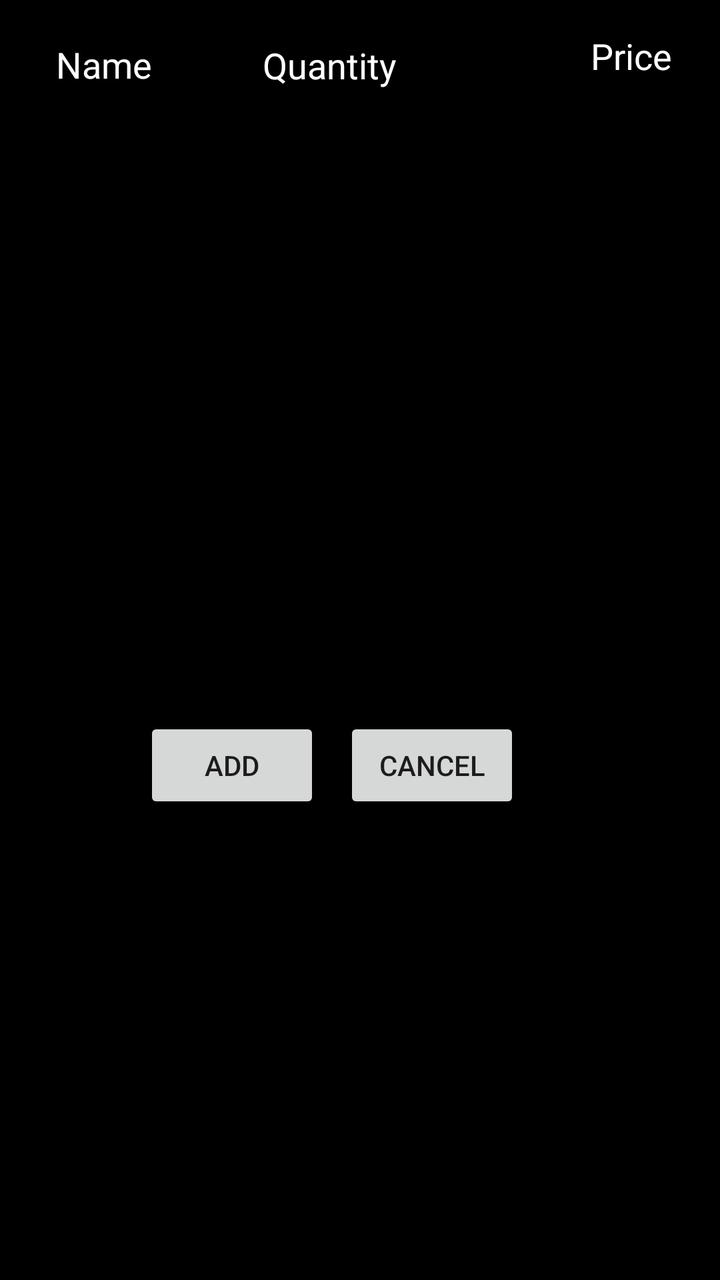
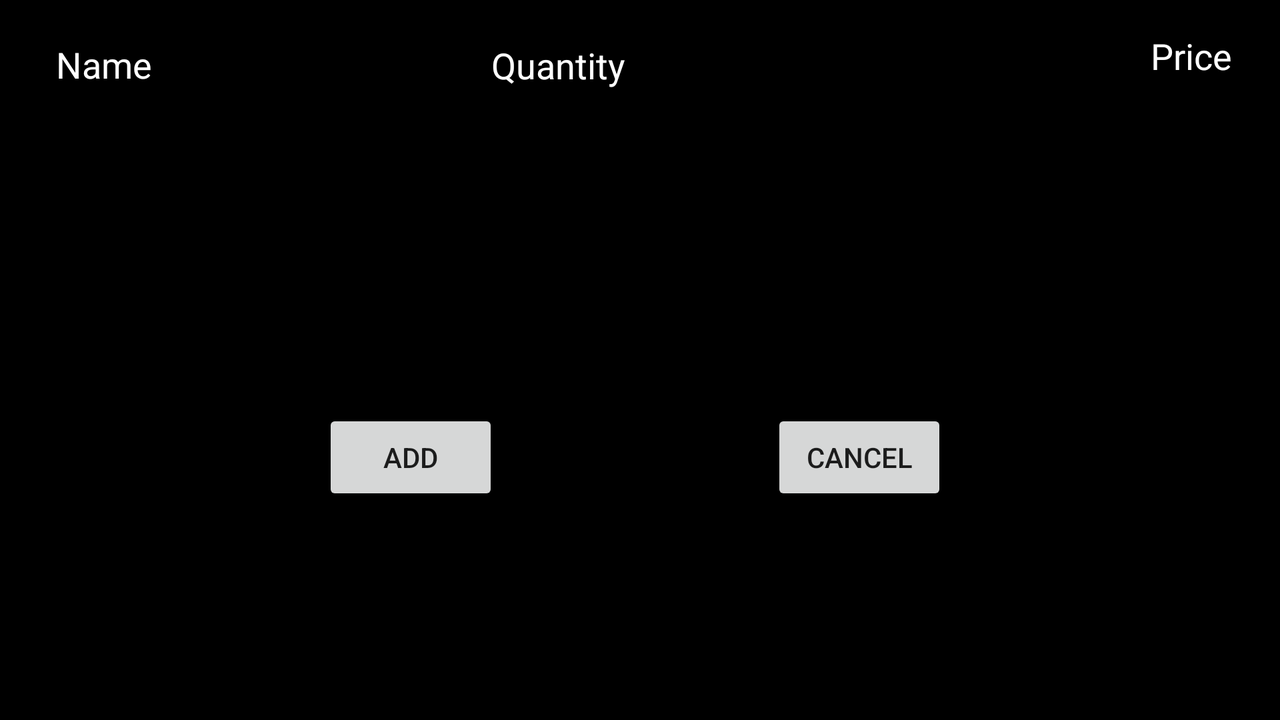

One screen, two layout resources from the same app: the default and the author's alternative for another configuration. Each is rendered where Android would select it; the XML of both is given below.
<!-- AndroidManifest.xml: application theme Theme.ShopingList1 -->
<!-- res/layout/add_range_dialog.xml -->
<?xml version="1.0" encoding="utf-8"?>
<androidx.constraintlayout.widget.ConstraintLayout xmlns:android="http://schemas.android.com/apk/res/android"
    xmlns:app="http://schemas.android.com/apk/res-auto"
    xmlns:tools="http://schemas.android.com/tools"
    android:layout_width="match_parent"
    android:layout_height="180dp"
    android:layout_marginBottom="10dp"
    android:layout_gravity="center"
    android:background="@color/black">




    <EditText
        android:id="@+id/textView"
        android:layout_width="wrap_content"
        android:layout_height="wrap_content"
        android:layout_marginStart="24dp"
        android:layout_marginTop="10dp"
        android:textColor="@color/white"
        android:textColorHint="@color/white"
        android:hint="Name"
        app:layout_constraintStart_toStartOf="parent"
        app:layout_constraintTop_toTopOf="parent" />

    <EditText
        android:id="@+id/textView2"
        android:layout_width="wrap_content"
        android:layout_height="wrap_content"
        android:layout_marginTop="10dp"
        android:layout_marginEnd="20dp"
        android:layout_marginBottom="10dp"
        android:hint="Price"
        android:textColor="@color/white"
        android:textColorHint="@color/white"
        app:layout_constraintBottom_toBottomOf="@+id/textView"
        app:layout_constraintEnd_toEndOf="parent"
        app:layout_constraintTop_toTopOf="parent"
        app:layout_constraintVertical_bias="0.454" />

    <EditText
        android:id="@+id/editTextStart"
        android:layout_width="100dp"
        android:layout_height="42dp"
        android:layout_marginStart="10dp"
        android:layout_marginTop="10dp"
        android:layout_marginEnd="10dp"
        android:layout_marginBottom="10dp"
        android:ems="10"
        android:inputType="number"
        android:maxLength="10"
        android:hint="Quantity"
        android:textColor="@color/white"
        android:textColorHint="@color/white"
        app:layout_constraintBottom_toBottomOf="@+id/textView"
        app:layout_constraintEnd_toStartOf="@+id/textView2"
        app:layout_constraintHorizontal_bias="0.408"
        app:layout_constraintStart_toEndOf="@+id/textView"
        app:layout_constraintTop_toTopOf="parent"
        app:layout_constraintVertical_bias="0.0" />

    <Button
        android:id="@+id/addButton"
        android:layout_width="wrap_content"
        android:layout_height="wrap_content"
        android:layout_marginStart="60dp"
        android:text="Add"
        app:layout_constraintBottom_toBottomOf="parent"
        app:layout_constraintEnd_toStartOf="@+id/cancelButton"
        app:layout_constraintStart_toStartOf="parent"
        app:layout_constraintTop_toTopOf="parent"
        app:layout_constraintVertical_bias="0.606" />

    <Button
        android:id="@+id/cancelButton"
        android:layout_width="wrap_content"
        android:layout_height="wrap_content"
        android:layout_marginEnd="100dp"
        android:text="Cancel"
        app:layout_constraintBottom_toBottomOf="parent"
        app:layout_constraintEnd_toEndOf="parent"
        app:layout_constraintTop_toTopOf="parent"
        app:layout_constraintVertical_bias="0.606" />


</androidx.constraintlayout.widget.ConstraintLayout>
<!-- resources referenced by this layout -->
<resources>
  <color name="black">#FF000000</color>
  <color name="white">#FFFFFFFF</color>
  <style name="Theme.ShopingList1" parent="Theme.AppCompat.Light.NoActionBar">
          
          <item name="colorPrimary">@color/purple_500</item>
          <item name="colorPrimaryVariant">@color/purple_700</item>
          <item name="colorOnPrimary">@color/white</item>
          
          <item name="colorSecondary">@color/teal_200</item>
          <item name="colorSecondaryVariant">@color/teal_700</item>
          <item name="colorOnSecondary">@color/black</item>
          
          <item name="android:statusBarColor" tools:targetApi="l">?attr/colorPrimaryVariant</item>
          
      </style>
  <color name="purple_500">#296D98</color>
  <color name="purple_700">#296D98</color>
  <color name="teal_200">#FF03DAC5</color>
  <color name="teal_700">#FF018786</color>
</resources>
<!-- res/layout-land/add_range_dialog.xml (the author's variant of the layout above) -->
<!-- drawn on the phone turned sideways -->
<?xml version="1.0" encoding="utf-8"?>
<androidx.constraintlayout.widget.ConstraintLayout xmlns:android="http://schemas.android.com/apk/res/android"
    xmlns:app="http://schemas.android.com/apk/res-auto"
    xmlns:tools="http://schemas.android.com/tools"
    android:layout_width="match_parent"
    android:layout_height="140dp"
    android:layout_marginBottom="0dp"
    android:layout_marginTop="0dp"
    android:layout_gravity="center"
    android:background="@color/black">


    <EditText
        android:id="@+id/textView"
        android:layout_width="wrap_content"
        android:layout_height="wrap_content"
        android:layout_marginStart="24dp"
        android:layout_marginTop="10dp"
        android:textColor="@color/white"
        android:textColorHint="@color/white"
        android:hint="Name"
        app:layout_constraintStart_toStartOf="parent"
        app:layout_constraintTop_toTopOf="parent" />

    <EditText
        android:id="@+id/textView2"
        android:layout_width="wrap_content"
        android:layout_height="wrap_content"
        android:layout_marginTop="10dp"
        android:layout_marginEnd="20dp"
        android:layout_marginBottom="10dp"
        android:hint="Price"
        android:inputType="number"
        android:textColor="@color/white"
        android:textColorHint="@color/white"
        app:layout_constraintBottom_toBottomOf="@+id/textView"
        app:layout_constraintEnd_toEndOf="parent"
        app:layout_constraintTop_toTopOf="parent"
        app:layout_constraintVertical_bias="0.454" />

    <EditText
        android:id="@+id/editTextStart"
        android:layout_width="100dp"
        android:layout_height="42dp"
        android:layout_marginStart="10dp"
        android:layout_marginTop="10dp"
        android:layout_marginEnd="10dp"
        android:layout_marginBottom="10dp"
        android:ems="10"
        android:inputType="number"
        android:maxLength="10"
        android:hint="Quantity"
        android:textColor="@color/white"
        android:textColorHint="@color/white"
        app:layout_constraintBottom_toBottomOf="@+id/textView"
        app:layout_constraintEnd_toStartOf="@+id/textView2"
        app:layout_constraintHorizontal_bias="0.408"
        app:layout_constraintStart_toEndOf="@+id/textView"
        app:layout_constraintTop_toTopOf="parent"
        app:layout_constraintVertical_bias="0.0" />

    <Button
        android:id="@+id/addButton"
        android:layout_width="wrap_content"
        android:layout_height="wrap_content"
        android:layout_marginStart="60dp"
        android:layout_marginTop="40dp"
        android:text="Add"
        app:layout_constraintBottom_toBottomOf="parent"
        app:layout_constraintEnd_toStartOf="@+id/cancelButton"
        app:layout_constraintStart_toStartOf="parent"
        app:layout_constraintTop_toTopOf="parent"
        app:layout_constraintVertical_bias="0.606" />

    <Button
        android:id="@+id/cancelButton"
        android:layout_width="wrap_content"
        android:layout_height="wrap_content"
        android:layout_marginStart="35dp"
        android:layout_marginTop="40dp"
        android:layout_marginEnd="65dp"
        android:text="Cancel"
        app:layout_constraintBottom_toBottomOf="parent"
        app:layout_constraintEnd_toEndOf="parent"
        app:layout_constraintStart_toEndOf="@+id/addButton"
        app:layout_constraintTop_toTopOf="parent"
        app:layout_constraintVertical_bias="0.606" />


</androidx.constraintlayout.widget.ConstraintLayout>
